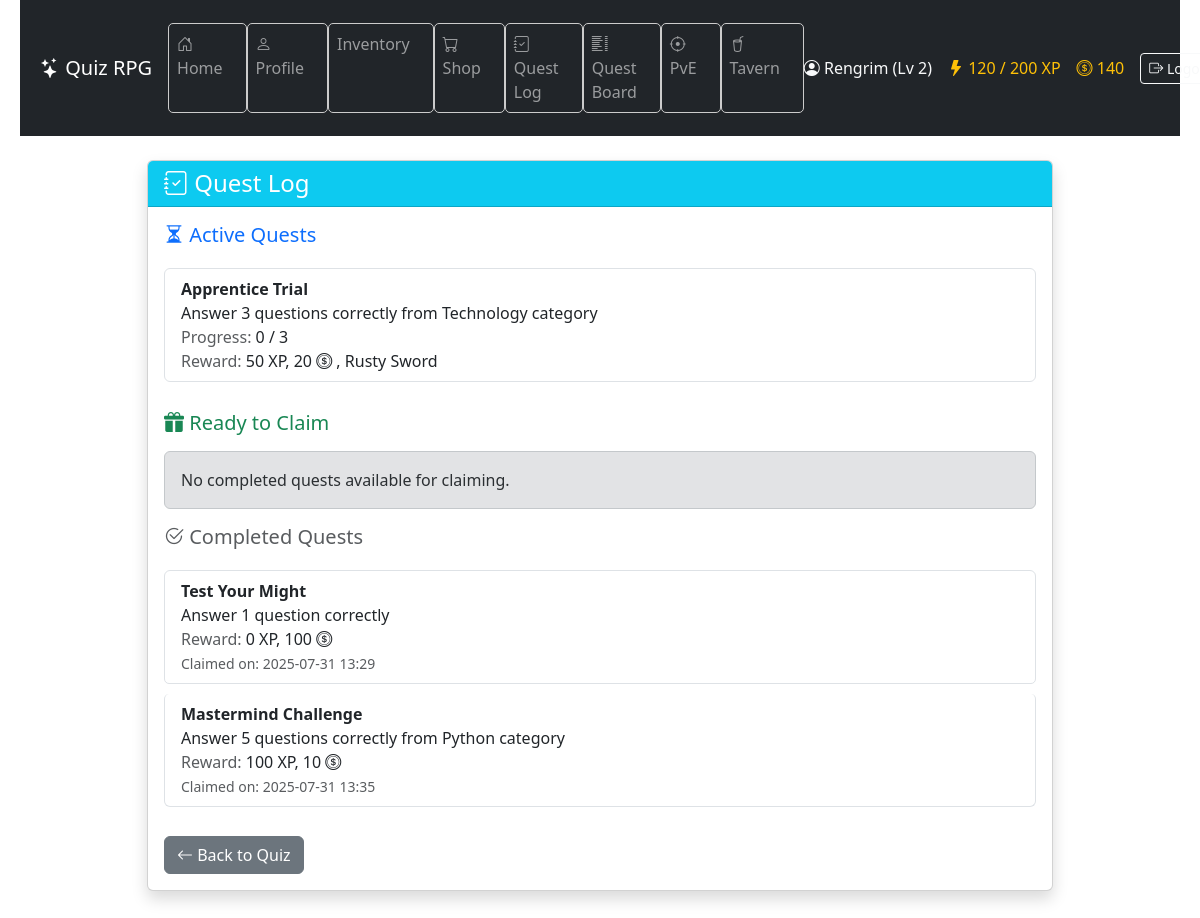
The page /quest_log/ (signed in) on the database its author committed.
### game/models.py (models this page shows, shortened)
class Character(models.Model):
    CLASS_CHOICES = [
        ("warrior", "Warrior"),
        ("mage", "Mage"),
        ("rogue", "Rogue"),
    ]
    user = models.OneToOneField(User, on_delete=models.CASCADE)
    name = models.CharField(max_length=100)
    character_class = models.CharField(
        max_length=20, choices=CLASS_CHOICES, default="warrior"
    )
    level = models.IntegerField(default=1)
    experience = models.IntegerField(default=0)
    experience_to_next_level = models.PositiveIntegerField(default=100)
    hp = models.PositiveIntegerField(default=100)
    max_hp = models.PositiveIntegerField(default=100)
    hp_from_levels = models.PositiveIntegerField(default=0)
    mana = models.PositiveIntegerField(default=50)
    max_mana = models.PositiveIntegerField(default=50)
    mana_from_levels = models.PositiveIntegerField(default=0)
    stamina = models.PositiveIntegerField(default=50)
    max_stamina = models.PositiveIntegerField(default=50)
    armor = models.PositiveIntegerField(default=0)
    damage_reduction = models.FloatField(default=0.0)
    physical_min_damage = models.PositiveIntegerField(default=1)
    physical_max_damage = models.PositiveIntegerField(default=3)
    spell_power = models.PositiveIntegerField(default=0)
    hp_regeneration = models.PositiveIntegerField(default=0)
    mana_regeneration = models.PositiveIntegerField(default=0)
    stamina_regeneration = models.PositiveIntegerField(default=0)
    items = models.ManyToManyField("Item", related_name="characters", blank=True)
    equipped_head = models.ForeignKey(
        "Item",
        null=True,
        blank=True,
        related_name="equipped_on_head",
        on_delete=models.SET_NULL,
    )
    equipped_body = models.ForeignKey(
        "Item",
        null=True,
        blank=True,
        related_name="equipped_on_body",
        on_delete=models.SET_NULL,
    )
    equipped_legs = models.ForeignKey(
        "Item",
        null=True,
        blank=True,
        related_name="equipped_on_legs",
        on_delete=models.SET_NULL,
    )
    equipped_feet = models.ForeignKey(
        "Item",
        null=True,
        blank=True,
        related_name="equipped_on_feet",
        on_delete=models.SET_NULL,
    )
    equipped_hand_right = models.ForeignKey(
        "Item",
        null=True,
        blank=True,
        related_name="equipped_on_hand_right",
        on_delete=models.SET_NULL,
    )
    equipped_hand_left = models.ForeignKey(
        "Item",
        null=True,
        blank=True,
        related_name="equipped_on_hand_left",
        on_delete=models.SET_NULL,
    )
    strength = models.IntegerField(default=5)
    intelligence = models.IntegerField(default=5)
    dexterity = models.IntegerField(default=5)
    vitality = models.IntegerField(default=5)
    luck = models.IntegerField(default=5)
    stat_points = models.IntegerField(default=0)
    gold = models.IntegerField(default=0)
    last_regen_time = models.DateTimeField(default=timezone.now)
    class XpReward(TypedDict):
        total: int
        base: int
        strength_bonus: int
        intelligence_bonus: int
        double: bool

class QuestProgress(models.Model):
    character = models.ForeignKey("Character", on_delete=models.CASCADE)
    quest = models.ForeignKey("Quest", on_delete=models.CASCADE)
    correct_answers = models.PositiveIntegerField(default=0)
    is_completed = models.BooleanField(default=False)
    reward_claimed = models.BooleanField(default=False)
    date_started = models.DateTimeField(auto_now_add=True)
    date_completed = models.DateTimeField(null=True, blank=True)

class Quest(models.Model):
    name = models.CharField(max_length=100)
    description = models.TextField()
    category = models.ForeignKey(
        "Category", on_delete=models.SET_NULL, null=True, blank=True
    )
    required_correct_answers = models.PositiveIntegerField(default=1)
    experience_reward = models.PositiveIntegerField(default=0)
    gold_reward = models.PositiveIntegerField(default=0)
    item_reward = models.ForeignKey(
        "Item", on_delete=models.SET_NULL, null=True, blank=True
    )

class Item(models.Model):
    SLOT_CHOICES = [
        ("head", "Head"),
        ("body", "Body"),
        ("legs", "Legs"),
        ("feet", "Feet"),
        ("hand_right", "Right Hand"),
        ("hand_left", "Left Hand"),
    ]
    name = models.CharField(max_length=100)
    description = models.TextField(blank=True, null=True)
    price = models.IntegerField(null=True, blank=True)
    is_available_in_shop = models.BooleanField(default=False)
    slot = models.CharField(
        max_length=20,
        choices=SLOT_CHOICES,
        default="hand_right",
    )
    effect_strength = models.IntegerField(default=0)
    effect_intelligence = models.IntegerField(default=0)
    effect_dexterity = models.IntegerField(default=0)
    effect_vitality = models.IntegerField(default=0)
    effect_luck = models.IntegerField(default=0)
    min_damage = models.PositiveIntegerField(default=0)
    max_damage = models.PositiveIntegerField(default=0)
    armor = models.PositiveIntegerField(default=0)
    spell_power = models.PositiveIntegerField(default=0)
    hp_bonus = models.IntegerField(default=0)
    mana_bonus = models.IntegerField(default=0)
    stamina_bonus = models.IntegerField(default=0)
    required_class = models.CharField(
        max_length=20,
        choices=Character.CLASS_CHOICES,
        null=True,
        blank=True,
        help_text="If set, only characters of this class can equip the item.",
    )

### game/views.py (the view)
# urls.py: path("quest_log/", views.quest_log_view, name="quest_log"),
@character_required
def quest_log_view(request):
    character = Character.objects.get(user=request.user)
    regenerate_character(character)
    active_quests = QuestProgress.objects.filter(
        character=character, is_completed=False
    )
    ready_to_claim = QuestProgress.objects.filter(
        character=character, is_completed=True, reward_claimed=False
    )
    claimed = QuestProgress.objects.filter(
        character=character, is_completed=True, reward_claimed=True
    )
    return render(
        request,
        "game/quest_log.html",
        {
            "active_quests": active_quests,
            "ready_to_claim": ready_to_claim,
            "claimed": claimed,
        },
    )

### game/context_processors.py (called while the page is built)
def character_context(request):
    if request.user.is_authenticated:
        try:
            character = Character.objects.get(user=request.user)
            return {"character": character}
        except Character.DoesNotExist:
            return {}
    return {}

### game/services/regeneration.py (called while the page is built)
def regenerate_character(character):
    now = timezone.now()
    elapsed = now - character.last_regen_time
    ticks = elapsed // REGEN_INTERVAL
    if ticks >= 1:
        character.hp = min(character.max_hp, character.hp + ticks * REGEN_AMOUNT)
        character.mana = min(character.max_mana, character.mana + ticks * REGEN_AMOUNT)
        character.stamina = min(
            character.max_stamina, character.stamina + ticks * REGEN_AMOUNT
        )
        character.last_regen_time = now
        character.save()

### game/templates/game/quest_log.html (shortened to what this page needs)
{% extends "game/base.html" %}
{% block content %}
<div class="container my-4">
  <div class="row justify-content-center">
    <div class="col-md-10">
      <div class="card shadow">
        <div class="card-header bg-info text-white">
          <h4 class="mb-0"><i class="bi bi-journal-check"></i> Quest Log</h4>
        </div>
        <div class="card-body">
          <h5 class="text-primary mb-3">
            <i class="bi bi-hourglass-split"></i> Active Quests
          </h5>
          {% if active_quests %}
          <ul class="list-group mb-4">
            {% for q in active_quests %}
            <li class="list-group-item">
              <strong>{{ q.quest.name }}</strong><br />
              {{ q.quest.description }}<br />
              <span class="text-muted">Progress:</span>
              {{ q.correct_answers }} / {{ q.quest.required_correct_answers }}<br />
              <span class="text-muted">Reward:</span>
              {{ q.quest.experience_reward }} XP,
              {{ q.quest.gold_reward }} <i class="bi bi-coin"></i>
              {% if q.quest.item_reward %}, {{ q.quest.item_reward.name }}{% endif %}
            </li>
            {% endfor %}
          </ul>
          {% else %}
          <div class="alert alert-secondary">No active quests.</div>
          {% endif %}
          <h5 class="text-success mb-3">
            <i class="bi bi-gift-fill"></i> Ready to Claim
          </h5>
          {% if ready_to_claim %}
          <ul class="list-group mb-4">
            {% for q in ready_to_claim %}
            <li class="list-group-item">
              <strong>{{ q.quest.name }}</strong><br />
              {{ q.quest.description }}<br />
              <span class="text-success">✅ Completed!</span><br />
              <span class="text-muted">Reward:</span>
              {{ q.quest.experience_reward }} XP,
              {{ q.quest.gold_reward }} <i class="bi bi-coin"></i>
              {% if q.quest.item_reward %}, {{ q.quest.item_reward.name }}{% endif %}
              <form method="post" action="{% url 'claim_quest_reward' q.id %}" class="mt-2">
                {% csrf_token %}
                <button type="submit" class="btn btn-sm btn-success">
                  <i class="bi bi-hand-thumbs-up-fill"></i> Claim Reward
                </button>
              </form>
            </li>
            {% endfor %}
          </ul>
          {% else %}
          <div class="alert alert-secondary">No completed quests available for claiming.</div>
          {% endif %}
          <h5 class="text-muted mb-3">
            <i class="bi bi-check2-circle"></i> Completed Quests
          </h5>
          {% if claimed %}
          <ul class="list-group">
            {% for q in claimed %}
            <li class="list-group-item">
              <strong>{{ q.quest.name }}</strong><br />
              {{ q.quest.description }}<br />
              <span class="text-muted">Reward:</span>
              {{ q.quest.experience_reward }} XP,
              {{ q.quest.gold_reward }} <i class="bi bi-coin"></i>
              {% if q.quest.item_reward %}, {{ q.quest.item_reward.name }}{% endif %}<br />
              <small class="text-muted">Claimed on: {{ q.date_completed|date:"Y-m-d H:i" }}</small>
            </li>
            {% endfor %}
          </ul>
          {% else %}
          <div class="alert alert-secondary">No completed quests in history.</div>
          {% endif %}
          <a href="{% url 'quiz' %}" class="btn btn-secondary mt-4">
            <i class="bi bi-arrow-left"></i> Back to Quiz
          </a>
        </div>
      </div>
    </div>
  </div>
</div>
{% endblock %}

### game/templates/game/base.html (shortened to what this page needs)
{% load static %}
<!DOCTYPE html>
<html lang="en">
  <head>
    <link rel="stylesheet" type="text/css" href="{% static 'game/style.css' %}" />
    <link href="https://cdn.jsdelivr.net/npm/bootstrap@5.3.3/dist/css/bootstrap.min.css" rel="stylesheet" />
    <link href="https://cdn.jsdelivr.net/npm/bootstrap-icons@1.11.3/font/bootstrap-icons.css" rel="stylesheet" />
  </head>
  <body>
    <header class="bg-dark text-white">
      <nav class="navbar navbar-expand-lg navbar-dark container">
        <a class="navbar-brand" href="{% url 'home' %}">
          <i class="bi bi-stars"></i> Quiz RPG
        </a>
        <div class="collapse navbar-collapse justify-content-between" id="navbarNav">
          <ul class="navbar-nav me-auto mb-2 mb-lg-0">
            <li class="nav-item"><a class="nav-link" href="{% url 'home' %}"><i class="bi bi-house-door"></i> Home</a></li>
            <li class="nav-item"><a class="nav-link" href="{% url 'profile' %}"><i class="bi bi-person"></i> Profile</a></li>
            <li class="nav-item"><a class="nav-link" href="{% url 'inventory' %}"> Inventory</a></li>
            <li class="nav-item"><a class="nav-link" href="{% url 'shop' %}"><i class="bi bi-cart"></i> Shop</a></li>
            <li class="nav-item"><a class="nav-link" href="{% url 'quest_log' %}"><i class="bi bi-journal-check"></i> Quest Log</a></li>
            <li class="nav-item"><a class="nav-link" href="{% url 'quest_list' %}"><i class="bi bi-list-columns"></i> Quest Board</a></li>
            <li class="nav-item"><a class="nav-link" href="{% url 'battle_select' %}"><i class="bi bi-crosshair"></i> PvE</a></li>
            <li class="nav-item"><a class="nav-link" href="{% url 'tavern' %}"><i class="bi bi-cup-straw"></i> Tavern</a></li>
          </ul>
          <div class="d-flex align-items-center gap-3 text-nowrap">
            {% if user.is_authenticated %}
              {% if character %}
                <span class="text-light"><i class="bi bi-person-circle"></i> {{ character.name }} (Lv {{ character.level }})</span>
                <span class="text-warning"><i class="bi bi-lightning-fill"></i> {{ character.experience }} / {{ character.level|add:"0" }}00 XP</span>
                <span class="text-warning"><i class="bi bi-coin"></i> {{ character.gold }}</span>
              {% else %}
                <span class="text-light"><i class="bi bi-person-circle"></i> {{ user.username }}</span>
              {% endif %}
              <form method="post" action="{% url 'logout' %}" class="d-inline">
                <button type="submit" class="btn btn-outline-light btn-sm">
                  <i class="bi bi-box-arrow-right"></i> Logout
                </button>
              </form>
            {% else %}
              <a href="{% url 'login' %}" class="btn btn-outline-light btn-sm"><i class="bi bi-box-arrow-in-right"></i> Login</a>
              <a href="{% url 'register' %}" class="btn btn-outline-light btn-sm"><i class="bi bi-person-plus"></i> Register</a>
            {% endif %}
          </div>
        </div>
      </nav>
    </header>
    <main class="container mb-5">
      {% block content %}{% endblock %}
    </main>
  </body>
</html>

### game/static/game/style.css (style rules this page uses)
body { font-family: "Segoe UI", sans-serif; background-color: #f4f4f4; color: #333; margin: 0; padding: 0 20px; }
header { background-color: #222; color: white; padding: 15px 20px; display: flex; flex-direction: column; align-items: flex-start; }
nav a { color: #ddd; text-decoration: none; margin-right: 15px; }
nav li { background: none !important; width: auto !important; height: auto !important; padding: 0 !important; margin: 0 !important; display: list-item; }
button { background-color: #4CAF50; color: white; border: none; padding: 8px 16px; margin-top: 5px; cursor: pointer; border-radius: 4px; }
ul { list-style: none; padding-left: 0; }
li { background-color: white; border: 1px solid #ccc; margin: 5px 0; padding: 10px; border-radius: 5px; }

### rows shown on the page
Character: name "Rengrim", level "2", experience "120", level|add "2", gold "140"
QuestProgress: quest.name "Apprentice Trial", quest.description "Answer 3 questions correctly from Technology category", correct_answers "0", quest.required_correct_answers "3", quest.experience_reward "50", quest.gold_reward "20", quest.item_reward.name "Rusty Sword"
QuestProgress: quest.name "Test Your Might", quest.description "Answer 1 question correctly", quest.experience_reward "0", quest.gold_reward "100", date_completed "2025-07-31 13:29"
QuestProgress: quest.name "Mastermind Challenge", quest.description "Answer 5 questions correctly from Python category", quest.experience_reward "100", quest.gold_reward "10", date_completed "2025-07-31 13:35"
